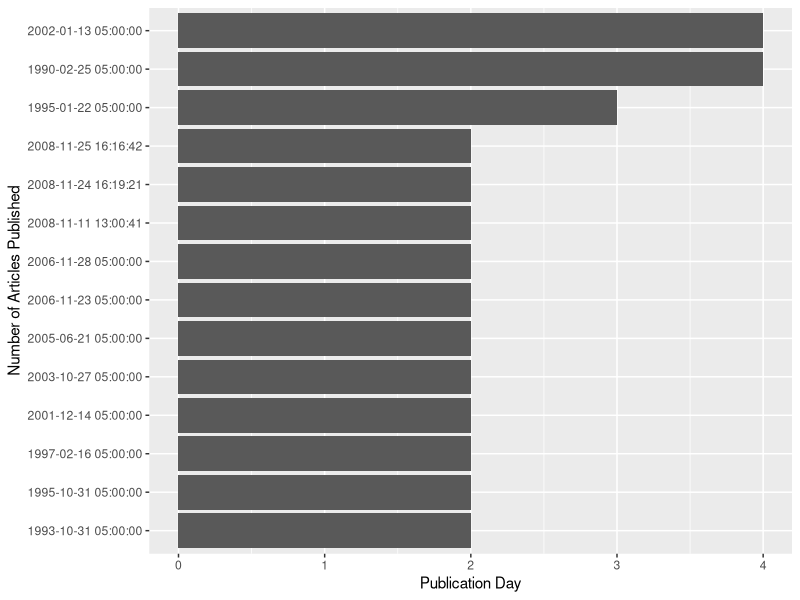
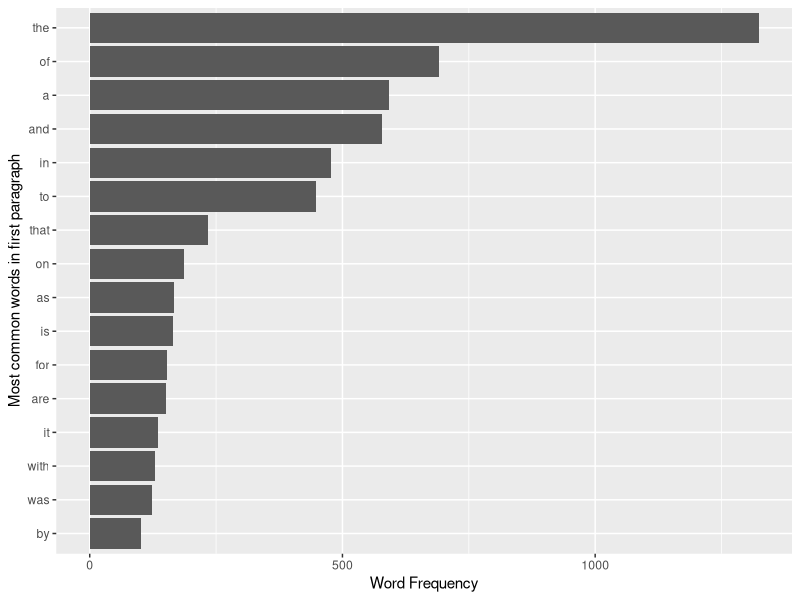
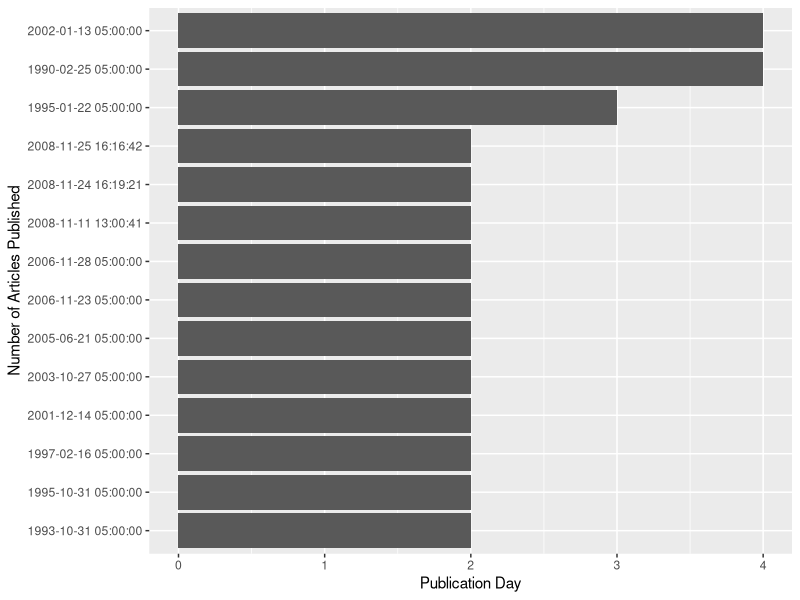
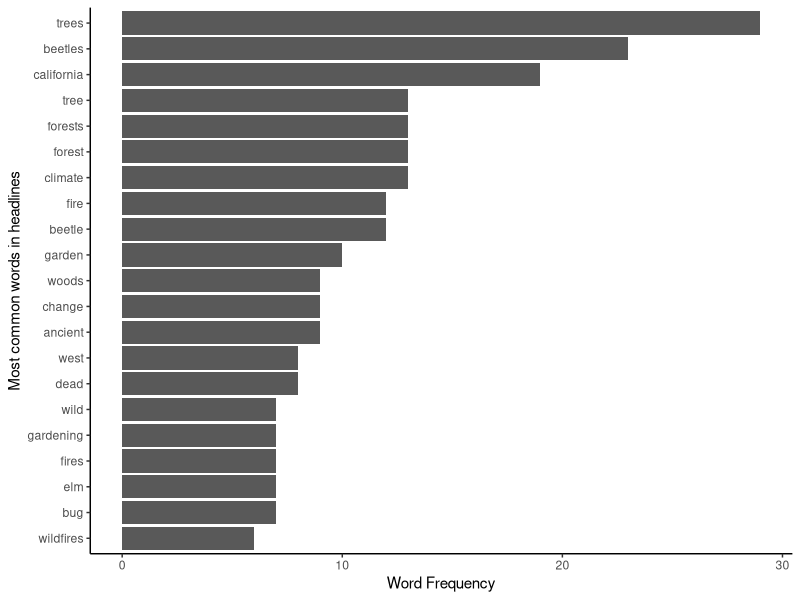

Recreate these plots in R, in order.
## ---- chunk 1
knitr::opts_chunk$set(echo = TRUE, 
                      warnings = FALSE,
                      messages = FALSE)

library(jsonlite) #convert results from API queries into R-friendly formats 
library(tidyverse) 
library(tidytext) #text data management and analysis
library(ggplot2) #plot word frequencies and publication dates
## ---- chunk 2
term <- "bark+beetle" # Need to use + to string together separate words
begin_date <- "19900101" #start date: Jan 1, 1990
end_date <- "20220101" #end date: Jan 1, 2022
key = "zwtPmtpUJiMGPfGjXz8maQyr3cx6YFdS"

#construct the query url using API operators
baseurl <- paste0("http://api.nytimes.com/svc/search/v2/articlesearch.json?q=",term,
                  "&begin_date=",begin_date,
                  "&end_date=",end_date,
                  "&facet_filter=true&api-key=",key, sep="")

#examine our query url
baseurl
## ---- chunk 3
#read in saved CSV of data to save time 
nytDat <- read_csv(here::here("data", "nytDat.csv"))

nytDat %>%
  mutate(pubDay=gsub("T.*","",response.docs.pub_date)) %>%
  group_by(pubDay) %>%
  summarise(count=n()) %>%
  filter(count >= 2) %>%
  ggplot() +
  geom_bar(aes(x=reorder(pubDay, count), y=count), stat="identity") + coord_flip() + 
  labs(y = "Publication Day", 
       x = "Number of Articles Published")
## ---- chunk 4
#names(nytDat)

paragraph <- names(nytDat)[6] #The 6th column, "response.doc.lead_paragraph", is the one we want here.  

tokenized <- nytDat %>%
  unnest_tokens(word, paragraph)

#tokenized[,34] 
## ---- chunk 5
tokenized %>%
  count(word, sort = TRUE) %>%
  filter(n > 100) %>% #illegible with all the words displayed
  mutate(word = reorder(word, n)) %>%
  ggplot(aes(n, word)) +
  geom_col() +
  labs(y = "Most common words in first paragraph", 
       x = "Word Frequency")
## ---- chunk 6
#call common stop words from a lexicon 
data(stop_words)
#stop_words

#use an anti-join to remove the stop words from our tokenized object 
tokenized <- tokenized %>%
  anti_join(stop_words)

#inspect the list of tokens (words)
#tokenized$word

#stem tribe words
clean_tokens <- str_replace_all(tokenized$word,"beetle[a-z,A-Z]*","beetle")

#check to see if the transformation worked 
# clean_tokens <- str_replace_all(tokenized$word,"beetle[a-z,A-Z]*","beetle") %>%
#   as.data.frame()
# clean_tokens$.

#remove numbers 
clean_tokens <- str_remove_all(clean_tokens, "[:digit:]") 

#check to see if the transformation worked 
# clean_tokens <- str_remove_all(clean_tokens, "[:digit:]") %>%
#   as.data.frame()
# clean_tokens$.

#remove " 's " from words using gsub()
clean_tokens <- gsub("'s", '', clean_tokens)

# check to see if the transformation worked 
# clean_tokens <- gsub("'s", '', clean_tokens) %>%
#   as.data.frame()
# clean_tokens$.

#Put clean tokens into the `tokenized` dataframe 
tokenized$clean <- clean_tokens
## ---- chunk 7
nytDat %>%
  mutate(pubDay=gsub("T.*","",response.docs.pub_date)) %>%
  group_by(pubDay) %>%
  summarise(count=n()) %>%
  filter(count >= 2) %>%
  ggplot() +
  geom_bar(aes(x=reorder(pubDay, count), y=count), stat="identity") + coord_flip() + 
  labs(y = "Publication Day", 
       x = "Number of Articles Published")
## ---- chunk 8
headline <- names(nytDat)[21] #The 6th column, "response.doc.lead_paragraph", is the one we want here.  

tokenized_h <- nytDat %>%
  unnest_tokens(word, headline)

#tokenized_h[,34]
## ---- chunk 9
#remove stop words 
tokenized_h <- tokenized_h %>%
  anti_join(stop_words)

#stem tribe words 
clean_tokens <- str_replace_all(tokenized_h$word,"land[a-z,A-Z]*","land") 

#remove numbers 
clean_tokens <- str_remove_all(clean_tokens, "[:digit:]")

clean_tokens <- gsub("’s", '', clean_tokens)

tokenized_h$clean <- clean_tokens

#remove the empty strings
tib <-subset(tokenized_h, clean!="")

#reassign
tokenized_h <- tib
## ---- chunk 10
tokenized_h %>%
  count(clean, sort = TRUE) %>%
  filter(n > 5) %>% 
  mutate(clean = reorder(clean, n)) %>%
  ggplot(aes(n, clean)) +
  geom_col() +
  labs(y = NULL) + 
  theme_classic() + 
  labs(y = "Most common words in headlines",
       x = "Word Frequency")

# ggsave(filename = "words_headlines.jpg", 
#        width = 4, 
#        height = 3, 
#        units = c("in"), 
#        dpi = 300)
